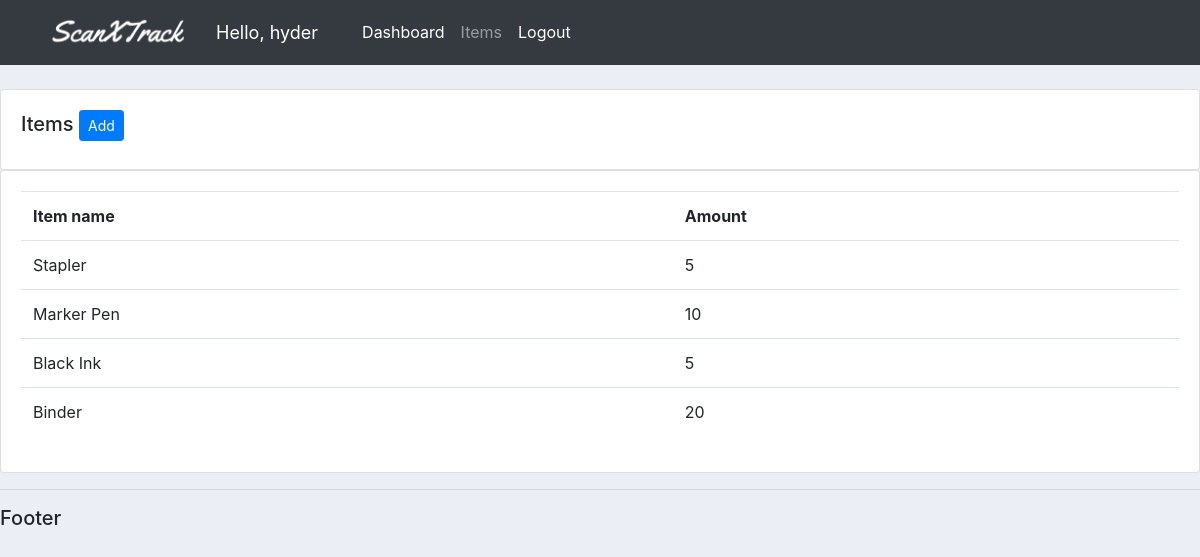
The app's page /items/ (signed in) with its own data.
### accounts/models.py (models this page shows, shortened)
class Item(models.Model):
    name = models.CharField(max_length=200, null=True)
    description = models.CharField(max_length=200, null=True, blank=True)
    amount = models.IntegerField(null=True)
    date_created = models.DateTimeField(auto_now_add=True)

### accounts/views.py (the view)
# urls.py: path('items/', views.items, name="items"),
@login_required(login_url="login")
def items(request):
    items = Item.objects.all()
    return render(request, "accounts/items.html", {"items": items})

### accounts/templates/accounts/items.html
{% extends 'accounts/main.html' %} {% block content %}
<br />
<div class="row">
  <div class="col-md">
    <div class="card card-body">
      <h5>Items <a class="btn btn-primary btn-sm"
        href="">Add</a></h5>
    </div>
    <div class="card card-body">
      <table class="table">
        <tr>
          <th>Item name</th>
          <th>Amount</th>
        </tr>
        {% for i in items%}
        <tr>
          <td>{{i.name}}</td>
          <td>{{i.amount}}</td>
        </tr>
        {% endfor %}
      </table>
    </div>
  </div>
</div>
{% endblock content %}

### accounts/templates/accounts/navbar.html (shortened to what this page needs)
{% load static %}
<nav class="navbar navbar-expand-lg navbar-dark bg-dark">
  <img id="logo" src="{% static 'images/logo.png' %}" />
  <span class="hello-msg">Hello, {{request.user}}</span>
  <div class="collapse navbar-collapse" id="navbarNav">
    <ul class="navbar-nav">
      <li class="nav-item active">
        <a class="nav-link" href="{% url 'home' %}">Dashboard </a>
      </li>
      <li class="nav-item">
        <a class="nav-link" href="{% url 'items' %}">Items</a>
      </li>
      <li class="nav-item active">
        <a class="nav-link" href="{% url 'logout' %}">Logout</a>
      </li>
  </div>
</nav>

### static/css/main.css (style rules this page uses)
#logo { width: 200px; height: auto; }
body { background-color: #ebeff5; }

### accounts/templates/accounts/navbar.html (style rules this page uses)
.hello-msg { font-size: 18px; color: #fff; margin-right: 20px; }

### records on screen
Item: name "Stapler", amount "5"
Item: name "Marker Pen", amount "10"
Item: name "Black Ink", amount "5"
Item: name "Binder", amount "20"

### other values on screen
{{ request.user }} "hyder"
